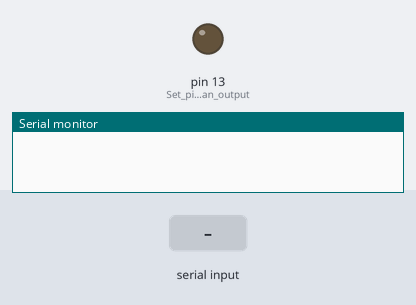
A sketch run on a simulated Arduino Uno, built with avr-gcc and run on an emulated ATmega328P. On the bench: output pins drawn as LEDs (lit = HIGH), the last lines printed to the serial monitor. The test bench sets the inputs (shaded band).

Above: at 1.2 s.
1.3 s: "1" received over Serial
At 2.3 s:
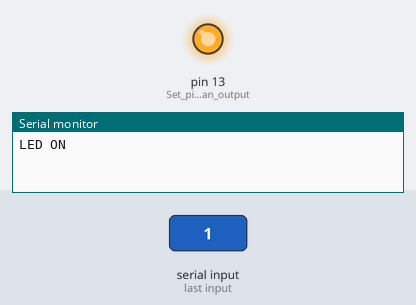
2.9 s: "0" received over Serial
At 3.5 s:
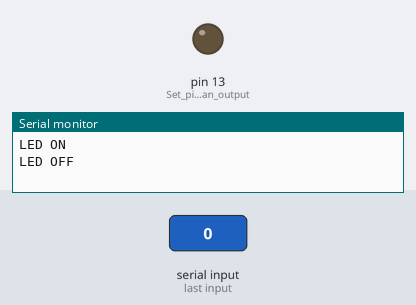
Timing chart, 0 to 5.9 s (numbered marks = the images above; inputs shaded):
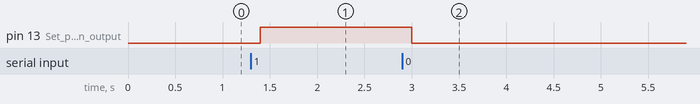

Measured:
- after the input at 1.3 s, pin 13 (Set_pin_13_as_an_output): LOW → HIGH after 0.10 s
- after the input at 2.9 s, pin 13 (Set_pin_13_as_an_output): HIGH → LOW after 0.10 s

The sketch:

09SerialLed.ino
```cpp
void setup() {
    pinMode(13, OUTPUT);  // Set pin 13 as an output
    Serial.begin(9600);   // Initialize serial communication with a baud rate of 9600
}

void loop() {
    if (Serial.available() > 0) {  // Check if there is data available to read from serial
        char state = Serial.read();  // Read a single character from serial

        if (state == '1') {  // If the received character is '1'
            digitalWrite(13, HIGH);  // Turn on the LED connected to pin 13
            Serial.println("LED ON");  // Print message to serial monitor
        }

        if (state == '0') {  // If the received character is '0'
            digitalWrite(13, LOW);  // Turn off the LED connected to pin 13
            Serial.println("LED OFF");  // Print message to serial monitor
        }
    }
    delay(100);  // Delay to avoid reading serial too quickly
}
```
